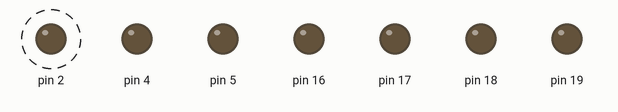
A sketch run on a simulated Arduino Uno, built with avr-gcc and run on an emulated ATmega328P. Shown: output pins drawn as LEDs (lit = HIGH). Dashed ring = blinking.

Above: at 0.5 s.
Timing chart, 0 to 4.6 s (numbered marks = the images above):
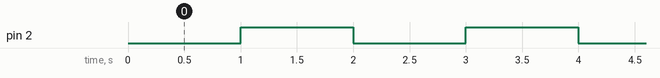

Measured:
- by itself, pin 2: alternates HIGH for 1.0 s and LOW for 1.0 s

The sketch:

Lab_6_record_TEST_6.1_A.ino
```cpp
/*int ledpin1 = 2;
int ledpin2 = 0;
int ledpin3 = 4;
int ledpin4 = 16;
int ledpin5 = 17;
int ledpin6 = 5;
int ledpin7 = 18;
int ledpin8 = 19;*/
void setup() {
  pinMode(2,OUTPUT);
  pinMode(0,OUTPUT);
  pinMode(4,OUTPUT);
  pinMode(16,OUTPUT);
  pinMode(17,OUTPUT);
  pinMode(5,OUTPUT);
  pinMode(18,OUTPUT);
  pinMode(19,OUTPUT);
  Serial.begin(115200);
}

void loop() {
    digitalWrite(2,LOW);
    delay(1000);
    digitalWrite(2,HIGH);
    delay(1000);
    /*digitalWrite(ledpin2,0);
    delay(1000);
    digitalWrite(ledpin2,1);
    delay(1000);
    digitalWrite(ledpin3,0);
    delay(1000);
    digitalWrite(ledpin3,1);
    delay(1000);
    digitalWrite(ledpin4,0);
    delay(1000);
    digitalWrite(ledpin4,1);
    delay(1000);
    digitalWrite(ledpin5,0);
    delay(1000);
    digitalWrite(ledpin5,1);
    delay(1000);
    digitalWrite(ledpin6,0);
    delay(1000);
    digitalWrite(ledpin6,1);
    delay(1000);
    digitalWrite(ledpin7,0);
    delay(1000);
    digitalWrite(ledpin7,1);
    delay(1000);
    digitalWrite(ledpin8,0);
    delay(1000);
    digitalWrite(ledpin8,1);
    delay(1000);*/

}
```
